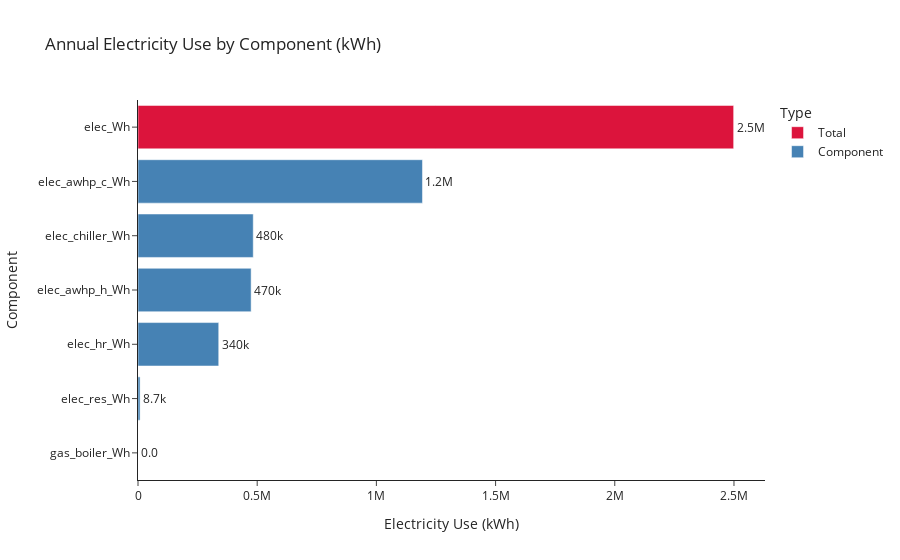

The code cell stored with this chart in its notebook:
### Code cell
from src.visuals import plot_energy_breakdown

df = source_energy.copy()

plot_energy_breakdown(df)

### Figure 1 — Plotly figure (JSON) as saved in the notebook; plotly's stock layout.template omitted (floating-point values rounded to 4 significant figures)
{"data": [{"hovertemplate": "Type=Total<br>Electricity Use (kWh)=%{text}<br>Component=%{y}<extra></extra>", "legendgroup": "Total", "marker": {"color": "crimson", "pattern": {"shape": ""}}, "name": "Total", "orientation": "h", "showlegend": true, "text": [2499000.0], "textposition": "outside", "texttemplate": "%{text:.2s}", "type": "bar", "x": [2499000.0], "xaxis": "x", "y": ["elec_Wh"], "yaxis": "y"}, {"hovertemplate": "Type=Component<br>Electricity Use (kWh)=%{text}<br>Component=%{y}<extra></extra>", "legendgroup": "Component", "marker": {"color": "steelblue", "pattern": {"shape": ""}}, "name": "Component", "orientation": "h", "showlegend": true, "text": [1193000.0, 483400.0, 474500.0, 338700.0, 8713.0, 0.0], "textposition": "outside", "texttemplate": "%{text:.2s}", "type": "bar", "x": [1193000.0, 483400.0, 474500.0, 338700.0, 8713.0, 0.0], "xaxis": "x", "y": ["elec_awhp_c_Wh", "elec_chiller_Wh", "elec_awhp_h_Wh", "elec_hr_Wh", "elec_res_Wh", "gas_boiler_Wh"], "yaxis": "y"}], "layout": {"barmode": "relative", "legend": {"title": {"text": "Type"}, "tracegroupgap": 0}, "title": {"text": "Annual Electricity Use by Component (kWh)"}, "xaxis": {"anchor": "y", "domain": [0, 1], "title": {"text": "Electricity Use (kWh)"}}, "yaxis": {"anchor": "x", "categoryorder": "total ascending", "domain": [0, 1], "title": {"text": "Component"}}}}
